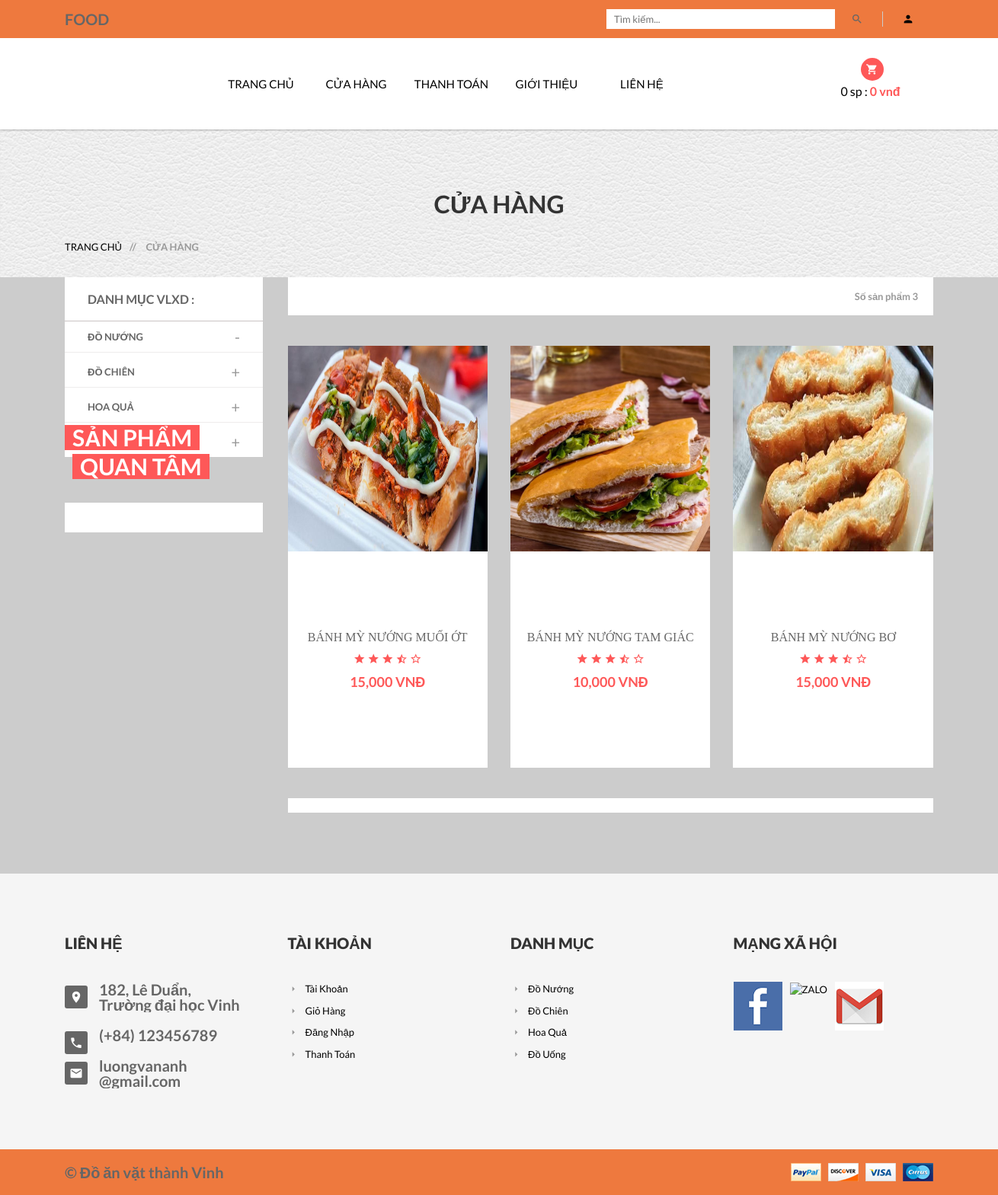
/?act=shop&sp=1&loai=Bánh Mỳ, run on the app's committed database.
### tables this page shows
CREATE TABLE `danhmuc` (
  `MaDM` int(11) NOT NULL,
  `TenDM` varchar(255) DEFAULT NULL
);

CREATE TABLE `sanpham` (
  `MaSP` int(11) NOT NULL,
  `MaLSP` int(11) NOT NULL,
  `MaDM` int(11) NOT NULL,
  `TenSP` varchar(70) NOT NULL,
  `DonGia` int(11) NOT NULL,
  `SoLuong` int(10) UNSIGNED NOT NULL DEFAULT 1,
  `HinhAnh1` varchar(200) NOT NULL,
  `HinhAnh2` varchar(255) DEFAULT NULL,
  `HinhAnh3` varchar(255) DEFAULT NULL,
  `MaKM` int(11) NOT NULL,
  `Tensanpham` varchar(50) DEFAULT NULL,
  `Tinhtrang` varchar(50) DEFAULT NULL,
  `Kichthuoc` varchar(50) DEFAULT NULL,
  `Trongluong` varchar(50) DEFAULT NULL,
  `Chatlieu` varchar(50) DEFAULT NULL,
  `Soluongg` varchar(50) DEFAULT NULL,
  `Mausac` varchar(50) DEFAULT NULL,
  `Donvitinh` varchar(50) DEFAULT NULL,
  `Noisanxuat` varchar(50) DEFAULT NULL,
  `SoSao` int(11) NOT NULL,
  `SoDanhGia` int(11) NOT NULL,
  `TrangThai` int(11) NOT NULL,
  `MoTa` text NOT NULL,
  `ThoiGian` datetime DEFAULT NULL
);

### Controllers/ShopController.php (called while the page is built, shortened)
<?php
require_once("Models/shop.php");
class ShopController
{
    var $shop_model;
    public function __construct()
    {
        $this->shop_model = new Shop();
    }
    function list()
    {
        $data_danhmuc = $this->shop_model->danhmuc();
        $data_chitietDM = array();
        for ($i = 1; $i <= count($data_danhmuc); $i++) {
            $data_chitietDM[$i] = $this->shop_model->chitietdanhmuc($i);
        }
        if (isset($_GET['sp']) and isset($_GET['loai'])) {
            $data_loai = $this->shop_model->chitiet_loai($_GET['loai'], $_GET['sp']);
            if ($data_loai != null) {
                $data = $this->shop_model->chitiet($data_loai[0]['MaLSP'], $_GET['sp']);
                $data_noibat = $this->shop_model->sanpham_noibat();
            }
        }
        require_once('Views/index.php');
    }
}

### Models/connection.php (called while the page is built, shortened)
<?php
    class connection{
        function __construct()
        {
            $severname ="localhost";
            $username ="root";
            $password ="";
            $db_name ="bandoan";
            $this->conn = new mysqli($severname,$username,$password,$db_name);
        }
    }
?>

### Models/model.php (called while the page is built, shortened)
<?php
require_once("connection.php");
class model
{
    function __construct()
    {
        $conn_obj = new connection();
        $this->conn = $conn_obj->conn;
    }
    function danhmuc()
    {
        $query =  "SELECT * from DanhMuc ";
        require("result.php");
        return $data;
    }
    function chitietdanhmuc($id)
    {
        $query =  "SELECT d.TenDM as Ten, l.* FROM danhmuc as d, loaisanpham as l WHERE d.MaDM = l.MaDM and d.MaDM = $id";
        require("result.php");
        return $data;
    }
}

### Models/result.php (called while the page is built)
<?php
$result = $this->conn->query($query);
$data = array();
while ($row = $result->fetch_assoc()) {
    $data[] = $row;
}
?>

### Models/shop.php (called while the page is built, shortened)
<?php
require_once("model.php");
class Shop extends Model
{
    function loaisp($a,$b)
    {
        $query = "SELECT * FROM loaisanpham WHERE   MaDM = 1 LIMIT $a, $b";
        require("result.php");
        return $data;
    }
    function chitiet_loai($loai,$sp)
    {
        $query = "SELECT * FROM loaisanpham WHERE  TenLSP = '$loai' and MaDM = $sp";
        require("result.php");
        return $data;
    }
    function chitiet($id,$sp)
    {
        $query = "SELECT * FROM sanpham WHERE  MaLSP = '$id' and MaDM = $sp";
        require("result.php");
        return $data;
    }
    function sanpham_noibat()
    {
        $query = "SELECT * FROM sanpham WHERE MaSP = (SELECT MaSP sp FROM chitiethoadon GROUP BY MaSP ORDER BY COUNT(MaSP) DESC LIMIT 1)";
        return $this->conn->query($query)->fetch_assoc();
    }
}

### Views/shop/category.php (the view, shortened to what this page needs)
<div class="sidebar left-sidebar"style="width: 260px;">
    <div class="s-side-text">
        <div class="sidebar-title clearfix">
            <h4 class="floatleft">Danh mục VLXD :</h4>
        </div>
        <div class="categories left-right-p"style="width: 100%;">
            <ul id="accordion" class="panel-group clearfix">
                <?php    $i = 1; foreach ($data_chitietDM as $row) { ?>
                    <li class="panel">
                        <div data-toggle="collapse" data-parent="#accordion" data-target="#collapse<?=$i?>">
                            <div class="medium-a">
                                <b><?= $data_danhmuc[$i-1]['TenDM'] ?></b>
                            </div>
                        </div>
                    </li>
                <?php $i++;
             } ?>
            </ul>
        </div>
    </div>
    <div class="s-side-text">
        <div class="banner clearfix">
            <a href="?act=detail&id=<?=$data_noibat['MaSP']?>"><img src="./public/<?=$data_noibat['HinhAnh1']?>" alt="" /></a>
            <div class="banner-text">
                <h2>Sản phẩm</h2> <br />
                <h2 class="banner-brand">Quan tâm</h2>
            </div>
        </div>
    </div>
</div>

### Views/shop/list-products.php (shortened to what this page needs)
<div class="tab-content grid-content">
	<div class="tab-pane fade in active text-center" id="grid">
		<?php
			if(isset($data) and $data != NULL){
				foreach ($data as  $value) {
		?>
		<div class="col-xs-12 col-sm-6 col-md-4">
			<div class="single-product">
				<div class="product-f">
					<a href="?act=detail&id=<?=$value['MaSP']?>"><img src="public/<?=$value['HinhAnh1']?>" alt="Product Title" class="img-products"/></a>
				</div>
				<div class="product-dsc">
					<p><a href="?act=detail&id=<?=$value['MaSP']?>"><?=$value['TenSP']?></a></p>
					<div class="ratting">
						<i class="mdi mdi-star"></i>
						<i class="mdi mdi-star"></i>
						<i class="mdi mdi-star"></i>
						<i class="mdi mdi-star-half"></i>
						<i class="mdi mdi-star-outline"></i>
					</div>
					<span><?=number_format($value['DonGia'])?> VNĐ</span>
				</div>
			</div>
		</div>
		<?php }}else{
			echo '<p> KHÔNG CÓ DỮ LIỆU </p>';}?>
	</div>
</div>

### Views/header_footer/footer.php
<footer class="footer-two">
    <div class="footer-top section-padding">
        <div class="footer-dsc">
            <div class="container">
                <div class="row">
                    <div class="col-xs-12 col-sm-6 col-md-3">
                        <div class="single-text">
                            <div class="footer-title">
                                <h4>Liên hệ</h4>
                            </div>
                            <div class="footer-text">
                                <ul>
                                    <li>
                                        <i class="mdi mdi-map-marker"></i>
                                        <p>182, Lê Duẩn,</p>
                                        <p>Trường đại học Vinh</p>
                                    </li>
                                    <li>
                                        <i class="mdi mdi-phone"></i>
                                        <p>(+84) 123456789</P>
                                    </li>
                                    <li>
                                        <i class="mdi mdi-email"></i>
                                        <p>luongvananh<br>@gmail.com</p>
                                    </li>
                                </ul>
                            </div>
                        </div>
                    </div>
                    <div class="col-xs-6 col-sm-3 col-md-3 wide-mobile">
                        <div class="single-text">
                            <div class="footer-title">
                                <h4>Tài khoản</h4>
                            </div>
                            <div class="footer-menu">
                                <ul>
                                    <li><a href="?act=taikhoan&xuli=account"><i class="mdi mdi-menu-right"></i>Tài khoản</a></li>
                                    <li><a href="?act=cart"><i class="mdi mdi-menu-right"></i>Giỏ Hàng</a></li>
                                    <li><a href="?act=taikhoan"><i class="mdi mdi-menu-right"></i>Đăng Nhập</a></li>
                                    <li><a href="?act=checkout"><i class="mdi mdi-menu-right"></i>Thanh Toán</a></li>
                                </ul>
                            </div>
                        </div>
                    </div>
                    <div class="col-xs-6 col-sm-3 col-md-3 wide-mobile">
                        <div class="single-text">
                            <div class="footer-title">
                                <h4>Danh mục</h4>
                            </div>
                            <div class="footer-menu">
                                <ul>
                                    <?php foreach ($data_danhmuc as $row) { ?>
                                    <li><a href="?act=shop&sp=<?=$row['MaDM']?>"><i class="mdi mdi-menu-right"></i><?=$row['TenDM']?></a></li>
                                    <?php  } ?>
                                </ul>
                            </div>
                        </div>
                    </div>
                    <div class="col-xs-12 col-sm-12 col-md-3 r-margin-top wide-mobile">
                        <div class="single-text">
                            <div class="footer-title">
                                <h4>Mạng xã hội</h4>
                            </div>
                            <div class="clearfix instagram">
                                <ul>
                                     <li><a href="#" target="_blank"><img src="public/img/footer/in1.png" alt="Facebook" /></a></li>
                                     <li><a href="#" target="_blank"><img src="https://cdn.haitrieu.com/wp-content/uploads/2022/01/Logo-Zalo-Arc.png" alt="Zalo" width="60" height="60" /></a></li>
                                     <li><a href="#"><img src="public/img/footer/in3.png" alt="Email" /></a></li>
                                </ul>
                            </div>
                        </div>
                    </div>
                </div>
            </div>
        </div>
    </div>
    <div class="footer-bottom">
        <div class="container">
            <div class="row">
                <div class="col-xs-12 col-sm-6">
                    <p>&copy; Đồ ăn vặt thành Vinh</p>
                </div>
                <div class="col-xs-12 col-sm-6 text-right">
                    <a href="https://www.nganluong.vn/vn/home.html" target="_blank"><img src="public/img/footer/payment.png" alt="" /></a>
                </div>
            </div>
        </div>
    </div>
</footer>

### data on the page
danhmuc: TenDM "ĐỒ NƯỚNG", TenDM "Đồ Nướng"
danhmuc: TenDM "ĐỒ CHIÊN", TenDM "Đồ Chiên"
danhmuc: TenDM "HOA QUẢ", TenDM "Hoa Quả"
sanpham: HinhAnh1 (picture), TenSP "BÁNH MỲ NƯỚNG MUỐI ỚT", DonGia "15,000"
sanpham: HinhAnh1 (picture), TenSP "BÁNH MỲ NƯỚNG TAM GIÁC", DonGia "10,000"
sanpham: HinhAnh1 (picture), TenSP "BÁNH MỲ NƯỚNG BƠ", DonGia "15,000"
danhmuc: TenDM "Đồ Uống"

### other printed values
$soluong "0"
$thanhtien "0"
$data_tong "3"
